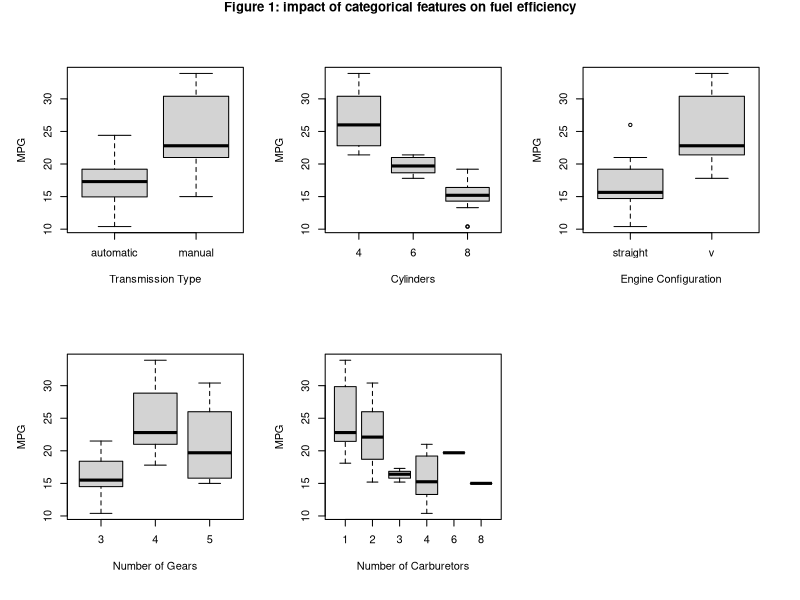
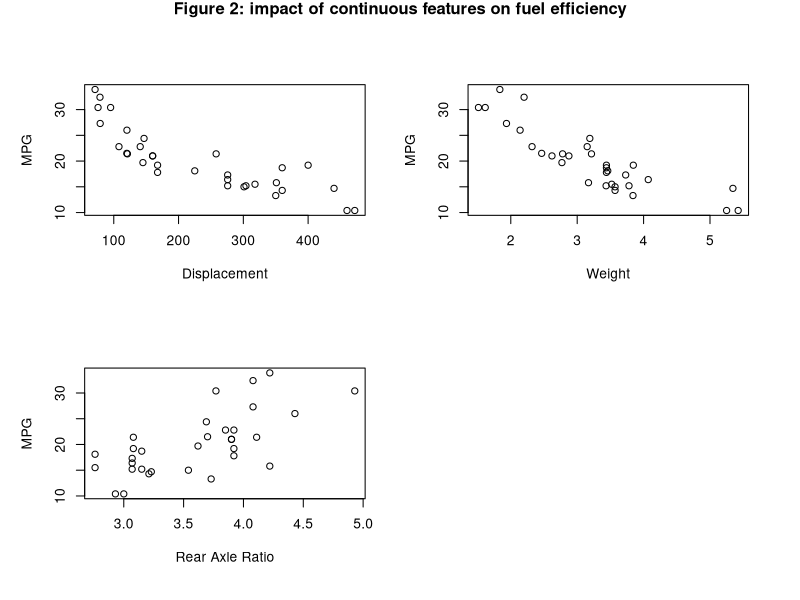
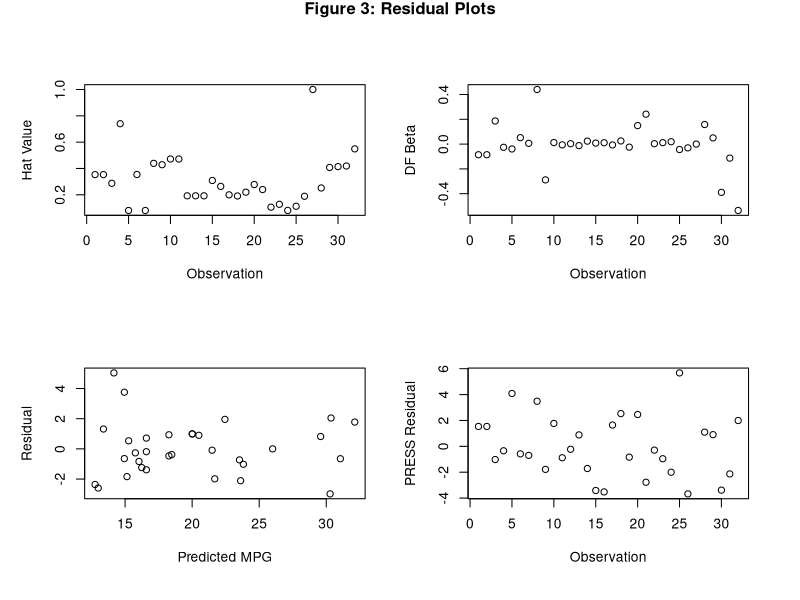

Source code (R) for these figures, in order:
## ---- chunk 1
transmissionType <- as.factor( mtcars$am )
cylinders <- as.factor( mtcars$cyl )
engineConfiguration <- as.factor( mtcars$vs )
## ---- chunk 2
anova( lm( mtcars$mpg ~ transmissionType ),
       lm( mtcars$mpg ~ transmissionType + cylinders ),
       lm( mtcars$mpg ~ transmissionType + cylinders + mtcars$disp ),
       lm( mtcars$mpg ~ transmissionType + cylinders + mtcars$disp +
             engineConfiguration ),
       lm( mtcars$mpg ~ transmissionType + cylinders + mtcars$disp +
             engineConfiguration + mtcars$carb ),
       lm( mtcars$mpg ~ transmissionType + cylinders + mtcars$disp +
             engineConfiguration + mtcars$carb + mtcars$gear ),
       lm( mtcars$mpg ~ transmissionType + cylinders + mtcars$disp +
             engineConfiguration + mtcars$carb + mtcars$gear + mtcars$wt ),
       lm( mtcars$mpg ~ transmissionType + cylinders + mtcars$disp +
             engineConfiguration + mtcars$carb + mtcars$gear + mtcars$wt +
             mtcars$drat ),
       lm( mtcars$mpg ~ transmissionType + cylinders * mtcars$disp +
             engineConfiguration + mtcars$carb + mtcars$gear + mtcars$wt +
             mtcars$drat ),
       lm( mtcars$mpg ~ transmissionType * mtcars$gear + cylinders +
             mtcars$disp + cylinders:mtcars$disp +
             cylinders:engineConfiguration + engineConfiguration + mtcars$carb +
             mtcars$wt * mtcars$drat ),
       lm( mtcars$mpg ~ transmissionType * mtcars$gear + cylinders +
             mtcars$disp + cylinders:mtcars$disp + engineConfiguration +
             cylinders:mtcars$wt + engineConfiguration + mtcars$carb +
             mtcars$wt * mtcars$drat ),
       lm( mtcars$mpg ~ transmissionType * mtcars$gear + cylinders +
             mtcars$disp + cylinders:mtcars$disp + engineConfiguration +
             cylinders:mtcars$wt + engineConfiguration + mtcars$carb +
             mtcars$wt * mtcars$drat + mtcars$hp ),
       lm( mtcars$mpg ~ transmissionType * mtcars$gear + cylinders +
             mtcars$disp + cylinders:mtcars$disp + engineConfiguration +
             cylinders:mtcars$wt + engineConfiguration + mtcars$carb +
             mtcars$wt * mtcars$drat +
             mtcars$hp + mtcars$qsec ) )
## ---- chunk 3
fit <-
  lm( mtcars$mpg ~ transmissionType * mtcars$gear + cylinders +
       mtcars$disp + cylinders:mtcars$disp +
       cylinders:engineConfiguration + engineConfiguration + mtcars$carb +
       mtcars$wt * mtcars$drat )
summary <- summary( fit )
summary$coefficients
## ---- chunk 4
coefficients <- summary$coefficients
summaryDf <-
  data.frame( coefficients[ 2:dim( coefficients )[ 1 ], ] )
summaryDf[ order( summaryDf[ , 4 ] ), 3:4 ][ 1:10, ]
## ---- chunk 5
fit <-
  lm( mtcars$mpg ~ mtcars$gear + cylinders + mtcars$disp +
        transmissionType:mtcars$gear + cylinders:mtcars$disp +
        cylinders:engineConfiguration )
summary( fit )$coefficients
## ---- chunk 6
transmission <- as.factor( ifelse( mtcars$am == 0, 'automatic', 'manual' ) )
par( mfrow=c( 2, 3 ), oma=c( 1, 1, 1, 1 ) )
boxplot( mtcars$mpg ~ transmission, xlab='Transmission Type', ylab='MPG' )
boxplot( mtcars$mpg ~ as.factor( mtcars$cyl ), xlab='Cylinders', ylab='MPG' )
boxplot( mtcars$mpg ~ as.factor( ifelse( mtcars$vs == 0, 'straight', 'v' ) ),
         xlab='Engine Configuration', ylab='MPG' )
boxplot( mtcars$mpg ~ as.factor( mtcars$gear ), xlab='Number of Gears',
         ylab='MPG' )
boxplot( mtcars$mpg ~ as.factor( mtcars$carb ), xlab='Number of Carburetors',
         ylab='MPG' )
title( 'Figure 1: impact of categorical features on fuel efficiency',
       outer=TRUE)
## ---- chunk 7
par( mfrow=c( 2, 2 ), oma=c( 1, 1, 1, 1 ) )
plot( mtcars$mpg ~ mtcars$disp, xlab='Displacement', ylab='MPG' )
plot( mtcars$mpg ~ mtcars$wt, xlab='Weight', ylab='MPG' )
plot( mtcars$mpg ~ mtcars$drat, xlab='Rear Axle Ratio', ylab='MPG' )
title( 'Figure 2: impact of continuous features on fuel efficiency',
       outer=TRUE )
## ---- chunk 8
par( mfrow=c( 2, 2 ), oma=c( 1, 1, 1, 1 ) )
plot( hatvalues( fit ), xlab='Observation', ylab='Hat Value' )
plot( dfbetas( fit )[ , 2 ], xlab='Observation', ylab='DF Beta' )
plot( predict( fit ), resid( fit ), xlab='Predicted MPG', ylab='Residual' )
plot( resid( fit ) / ( 1 - hatvalues( fit ) ), xlab='Observation',
      ylab='PRESS Residual' )
title( 'Figure 3: Residual Plots', outer=TRUE )
